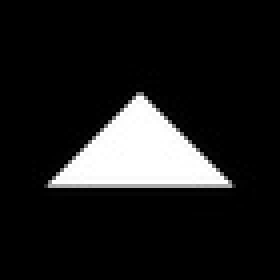
#> input picture HW2/triangle.jpg, 70 x 70 px, shrunk from 120 x 120 before the run (shown 4 times larger)
$ jupyter execute --allow-errors p1.ipynb   (older library calls are emulated)
#> lines starting #> are read from the running program, lines starting #| are printed output that depends on the picture; after the words box and inside, x2 and y2 are one past the last pixel; in counts of white or black regions, pixels touching at a corner belong together
### HW2/ComplexCells.py
import numpy as np
import cv2

def get_corners(img):
#     find continous contours and then its mean
#     so the mean of the intersection will come out tobe the corner
    corners = []
    image, contours, hierarchy = cv2.findContours(img,cv2.RETR_TREE,cv2.CHAIN_APPROX_SIMPLE)
    for i in range(len(contours)):
        corners.append(np.mean(contours[i].reshape(-1,2), axis=0))

    return corners

def filter_triangles(img, gabor_sigma):
    kernel = np.ones((5,5),np.uint8)

    g_kernel1 = cv2.getGaborKernel((31, 31), gabor_sigma, 1*np.pi/4, 2, 0.5, 0, ktype=cv2.CV_32F) #gabor filter
    filtered_img1 = cv2.filter2D(img, cv2.CV_8UC3, g_kernel1) # apply filter
    filtered_img1 = cv2.dilate(filtered_img1,kernel,iterations = 2) # dilate the filtered image to make it continous reduces patches in the filtered image
    filtered_img1 = cv2.erode(filtered_img1,kernel,iterations = 2) # erode to decrease the thickness which gets increased due to dilate
    blur = cv2.GaussianBlur(filtered_img1,(5,5),0)
    ret3,th1 = cv2.threshold(blur,180,255,cv2.THRESH_BINARY) #take threshhold

    g_kernel2 = cv2.getGaborKernel((31, 31), gabor_sigma, 2*np.pi/4, 2, 0.5, 0, ktype=cv2.CV_32F)
    filtered_img2 = cv2.filter2D(img, cv2.CV_8UC3, g_kernel2)
    filtered_img2 = cv2.dilate(filtered_img2,kernel,iterations = 2)
    filtered_img2 = cv2.erode(filtered_img2,kernel,iterations = 2)
    blur = cv2.GaussianBlur(filtered_img2,(5,5),0)
    ret3,th2 = cv2.threshold(blur,180,255,cv2.THRESH_BINARY)

    g_kernel3 = cv2.getGaborKernel((31, 31), gabor_sigma, 3*np.pi/4, 2, 0.5, 0, ktype=cv2.CV_32F)
    filtered_img3 = cv2.filter2D(img, cv2.CV_8UC3, g_kernel3)
    filtered_img3 = cv2.dilate(filtered_img3,kernel,iterations = 2)
    filtered_img3 = cv2.erode(filtered_img3,kernel,iterations = 2)
    blur = cv2.GaussianBlur(filtered_img3,(5,5),0)
    ret3,th3 = cv2.threshold(blur,180,255,cv2.THRESH_BINARY)

    ftc1 = 255*np.uint8(th1*th2) #gives right corner
    ftc2 = 255*np.uint8(th2*th3) #gives left corner
    ftc3 = 255*np.uint8(th3*th1) #gives top corner

    return [ftc1, ftc2, ftc3]

def filter_squares(img, gabor_sigma):
    kernel = np.ones((5,5),np.uint8)

    g_kernel1 = cv2.getGaborKernel((31, 31), gabor_sigma, 0*np.pi/3, 2, 0.5, 0, ktype=cv2.CV_32F)
    filtered_img1 = cv2.filter2D(img, cv2.CV_8UC3, g_kernel1)
    filtered_img1 = cv2.dilate(filtered_img1,kernel,iterations = 2)
    filtered_img1 = cv2.erode(filtered_img1,kernel,iterations = 2)
    blur = cv2.GaussianBlur(filtered_img1,(5,5),0)
    ret3,th1 = cv2.threshold(blur,180,255,cv2.THRESH_BINARY)

    g_kernel2 = cv2.getGaborKernel((31, 31), gabor_sigma, 2*np.pi/4, 2, 0.5, 0, ktype=cv2.CV_32F)
    filtered_img2 = cv2.filter2D(img, cv2.CV_8UC3, g_kernel2)
    filtered_img2 = cv2.dilate(filtered_img2,kernel,iterations = 2)
    filtered_img2 = cv2.erode(filtered_img2,kernel,iterations = 2)
    blur = cv2.GaussianBlur(filtered_img2,(5,5),0)
    ret3,th2 = cv2.threshold(blur,180,255,cv2.THRESH_BINARY)

    fs = 255*np.uint8(th1*th2) # to get corners

    return fs

# [13 lines left out: function get_triangles_centroid, not called in this run]

def get_squares_centroid(img_mul):
    img_mul_gs = np.uint8(np.mean(img_mul, axis=2))
    ret3,th1 = cv2.threshold(img_mul_gs,0,255,cv2.THRESH_BINARY+cv2.THRESH_OTSU)

    fs = filter_squares(th1, 5)

    corners = get_corners(fs)
    corners = np.asarray(corners)

    centroid_base = []
    for i in range(corners.shape[0]):
        if(i%2 == 1):
            centroid_base.append((corners[i] + corners[i-1])/2)

    centroid_base = np.asarray(centroid_base)

    centroid = []
    start = 0
    end = 1
    i = 0
    while i < (centroid_base.shape[0]):
        if (centroid_base[i][1] - centroid_base[i+1][1])**2 < 25:
            end += 1
            i += 1
        else:
            for k in range(end):
                centroid.append((centroid_base[start + k] + centroid_base[start + k + end])/2)
            i = i + end + 1
            start = i
            end = 1

    return np.asarray(centroid)

def detect_triangle(img):
    ft = filter_triangles(img, 2)

    for i in range(3):
#         if any of the corner doesn't exist implies not a triagle
        c = np.asarray(np.nonzero(ft[i]))
        if c.shape[1] == 0:
            flag = 0
        else:
            flag = 1

    return flag

def detect_square(img):
    fs = filter_squares(img, 2)

    corners = get_corners(fs)

#     if corners = 4 implies square

    if len(corners) == 4:
        flag = 1
    else:
        flag = 0

    return flag

def classify(img):
#     returns 0 for square and 1 for triangle and 2 for anything else
    img_gs = np.uint8(np.mean(img, axis=2))
    ret3,th1 = cv2.threshold(img_gs,0,255,cv2.THRESH_BINARY+cv2.THRESH_OTSU)

    if detect_square(th1):
        return int(0)
    elif detect_triangle(th1):
        return int(1)
    else:
        return int(2)

### HW2/p1.ipynb
[cell 1]
import numpy as np
import cv2
import matplotlib.pyplot as plt
from skimage import io
from ComplexCells import detect_square, detect_triangle, get_squares_centroid, get_triangles_centroid, classify

[cell 2]
img_tri = cv2.imread('triangle.jpg')
#> img_tri is the input picture: shape (70, 70, 3); min 0, max 255, mean 29.1
img_sq = cv2.imread('square.jpg')
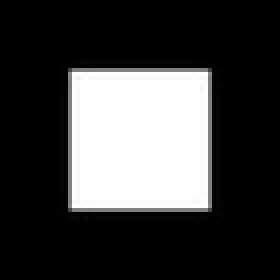
#> input picture HW2/square.jpg, 70 x 70 px, shrunk from 120 x 120 before the run (shown 4 times larger)
#> img_sq is the input picture: shape (70, 70, 3); min 0, max 255, mean 63.8
img_bl = cv2.imread('blank.jpg')
img_mul = cv2.imread('mul.jpg')
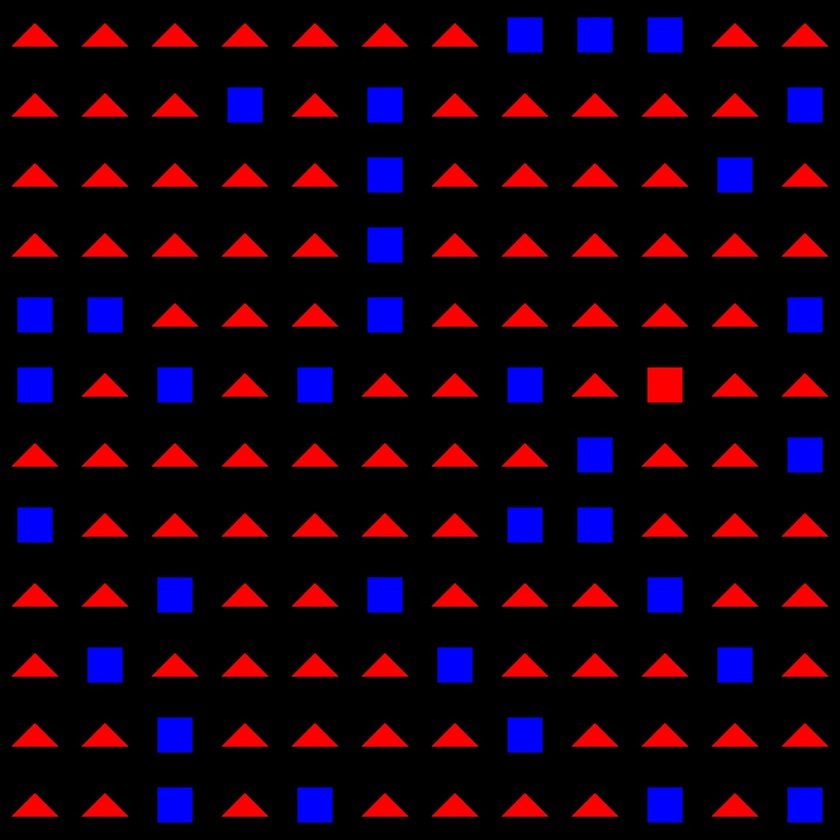
#> input picture HW2/mul.jpg, 840 x 840 px, shrunk from 1440 x 1440 before the run
#> img_mul is the input picture: shape (840, 840, 3); mean B, G, R 16, 0.9, 22.5

[cell 3]
shape = ['square', 'triangle', 'else']

print('|====== TEST Classify ======|')
print('Test Square: ', shape[classify(img_sq)])
#> in classify, `ret3,th1 = cv2.threshold(img_gs,0,255,cv2.THRESH_BINARY+cv2.THRESH_OTSU)`:
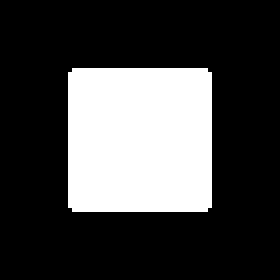
#> th1: shape (70, 70) (shown 4 times larger); 26.4% white; 1 white region, box (x1, y1, x2, y2) and area: (17, 17, 53, 53) 1292
#> in classify, `ret3,th1 = cv2.threshold(img_gs,0,255,cv2.THRESH_BINARY+cv2.THRESH_OTSU)`: ret3 = 68
#> in filter_squares, `ret3,th1 = cv2.threshold(blur,180,255,cv2.THRESH_BINARY)`: th1: shape (70, 70); 9.3% white; 2 white regions, box (x1, y1, x2, y2) and area: (13, 15, 20, 55) 228, (50, 15, 57, 55) 228
#> in filter_squares, `ret3,th2 = cv2.threshold(blur,180,255,cv2.THRESH_BINARY)`: th2: shape (70, 70); 9.3% white; 2 white regions, box (x1, y1, x2, y2) and area: (15, 13, 55, 20) 228, (15, 50, 55, 57) 228
#> in filter_squares, `fs = 255*np.uint8(th1*th2)`:
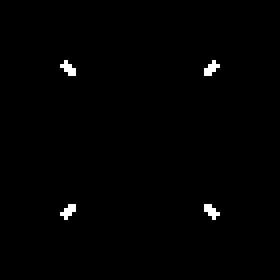
#> fs: shape (70, 70) (shown 4 times larger); 0.73% white in thin lines or dots, all inside (x1, y1, x2, y2) = (15, 15, 55, 55)
#> in get_corners, `image, contours, hierarchy = cv2.findContours(img,cv2.RETR_TREE,cv2.CH..`: contours = 4 contours, all with area under 20
#> the loop in get_corners, `for i in range(len(contours)):` made 4 passes
#> after the loop in get_corners, `for i in range(len(contours)):`: corners = [[52.2, 52.2], [16.8, 52.2], [52.2, 16.8], [16.8, 16.8]]
#| Test Square:  square
print('Test Triangle: ', shape[classify(img_tri)])
#> in classify (call 2), `ret3,th1 = cv2.threshold(img_gs,0,255,cv2.THRESH_BINARY+cv2.THRESH_OTSU)`:
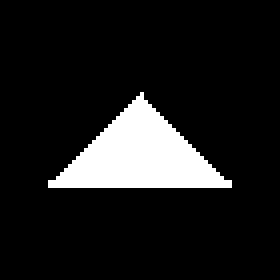
#> th1: shape (70, 70) (shown 4 times larger); 11.3% white; 1 white region, box (x1, y1, x2, y2) and area: (12, 23, 58, 47) 555
#> in classify (call 2), `ret3,th1 = cv2.threshold(img_gs,0,255,cv2.THRESH_BINARY+cv2.THRESH_OTSU)`: ret3 = 123
#> call 2 of filter_squares, with gabor_sigma = 2
#> in filter_squares (call 2), `kernel = np.ones((5,5),np.uint8)`: kernel = [[1, 1, 1, 1, 1], [1, 1, 1, 1, 1], [1, 1, 1, 1, 1], [1, 1, 1, 1, 1], [1, 1, 1, 1, 1]]
#> in filter_squares (call 2), `ret3,th1 = cv2.threshold(blur,180,255,cv2.THRESH_BINARY)`: th1: shape (70, 70); 0.59% white in thin lines or dots, all inside (x1, y1, x2, y2) = (11, 22, 59, 49)
#> in filter_squares (call 2), `ret3,th2 = cv2.threshold(blur,180,255,cv2.THRESH_BINARY)`: th2: shape (70, 70); 6.3% white; 1 white region, box (x1, y1, x2, y2) and area: (9, 44, 61, 51) 308
#> in filter_squares (call 2), `fs = 255*np.uint8(th1*th2)`:
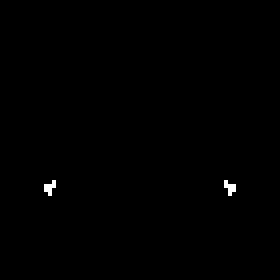
#> fs: shape (70, 70) (shown 4 times larger); 0.29% white in thin lines or dots, all inside (x1, y1, x2, y2) = (11, 45, 59, 49)
#> in get_corners (call 2), `image, contours, hierarchy = cv2.findContours(img,cv2.RETR_TREE,cv2.CH..`: contours = 2 contours, all with area under 20
#> the loop in get_corners (call 2), `for i in range(len(contours)):` made 2 passes
#> in filter_triangles, `filtered_img1 = cv2.dilate(filtered_img1,kernel,iterations = 2)`:
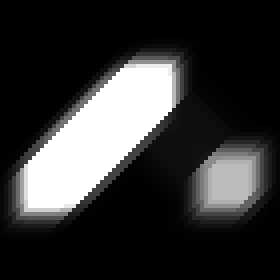
#> filtered_img1: shape (70, 70) (shown 4 times larger); min 0, max 255, mean 52.6
#> in filter_triangles, `ret3,th1 = cv2.threshold(blur,180,255,cv2.THRESH_BINARY)`: th1: shape (70, 70); 3.6% white; 1 white region, box (x1, y1, x2, y2) and area: (10, 20, 39, 48) 178
#> in filter_triangles, `filtered_img3 = cv2.dilate(filtered_img3,kernel,iterations = 2)`:
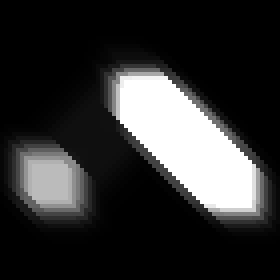
#> filtered_img3: shape (70, 70) (shown 4 times larger); min 0, max 255, mean 49
#> in filter_triangles, `ret3,th3 = cv2.threshold(blur,180,255,cv2.THRESH_BINARY)`: th3: shape (70, 70); 3.2% white; 1 white region, box (x1, y1, x2, y2) and area: (34, 23, 60, 48) 158
#> in filter_triangles, `ftc1 = 255*np.uint8(th1*th2)`: ftc1: shape (70, 70); 0.33% white in thin lines or dots, all inside (x1, y1, x2, y2) = (10, 44, 18, 48)
#> in filter_triangles, `ftc2 = 255*np.uint8(th2*th3)`: ftc2: shape (70, 70); 0.33% white in thin lines or dots, all inside (x1, y1, x2, y2) = (52, 44, 60, 48)
#> in filter_triangles, `ftc3 = 255*np.uint8(th3*th1)`:
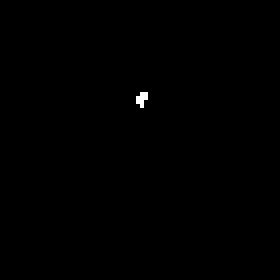
#> ftc3: shape (70, 70) (shown 4 times larger); 0.16% white in thin lines or dots, all inside (x1, y1, x2, y2) = (34, 23, 37, 27)
#> in detect_triangle, `ft = filter_triangles(img, 2)`: ft = 3 items
#| Test Triangle:  triangle
#> (the rest of this cell did not finish here and is left out)

[cell 4]
print('|====== TEST Location in Multiple Objects ======|')
bimg = np.copy(img_mul)

#> (the rest of this cell did not finish here and is left out)

#> in get_squares_centroid, `ret3,th1 = cv2.threshold(img_mul_gs,0,255,cv2.THRESH_BINARY+cv2.THRESH..`:
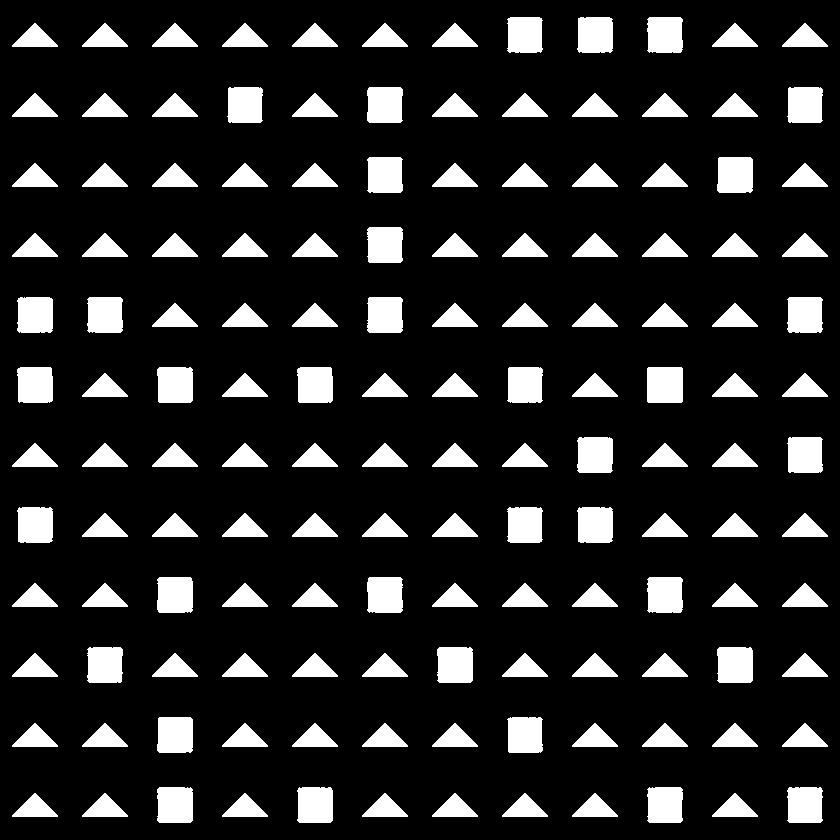
#> th1: shape (840, 840); 15.4% white; 144 white regions
#> in get_squares_centroid, `ret3,th1 = cv2.threshold(img_mul_gs,0,255,cv2.THRESH_BINARY+cv2.THRESH..`: ret3 = 40
#> in get_corners (call 3), `image, contours, hierarchy = cv2.findContours(img,cv2.RETR_TREE,cv2.CH..`: contours = 138 contours; largest, box (x1, y1, x2, y2) and area: (500, 707, 551, 727) 711, (500, 393, 551, 413) 711, (778, 427, 799, 448) 312, (778, 112, 799, 133) 312, (218, 112, 239, 133) 312
#> in get_squares_centroid, `corners = get_corners(fs)`: corners = 138 pairs, first value 18.59 to 821.5, second value 16.32 to 821.1
#> after the loop in get_squares_centroid, `for i in range(corners.shape[0]):`: centroid_base = 69 pairs, first value 35.55 to 805.3, second value 17.79 to 821.1
#> after the loop in get_squares_centroid, `while i < (centroid_base.shape[0]):`: centroid = 34 pairs, first value 183.8 to 769.5, second value 34.66 to 805; i = 68
print("No of Squares (shown with black dots): ", centroid.shape[0])
centroid = np.asarray(centroid)
for i in range(centroid.shape[0]):
    cen = centroid[i]
    bimg = cv2.circle(bimg,(np.int(cen[0]), np.int(cen[1])), 10, (0,0,0), -1)

centroid = get_triangles_centroid(img_mul)
print("No of Triangles (shown with white dots): ", centroid.shape[0])
centroid = np.asarray(centroid)
for i in range(centroid.shape[0]):
    cen = centroid[i]
    bimg = cv2.circle(bimg,(np.int(cen[0]), np.int(cen[1])), 10, (255,255,255), -1)

io.imshow(np.uint8(bimg))
cv2.imwrite('multiple_detection_output.jpg', bimg)
